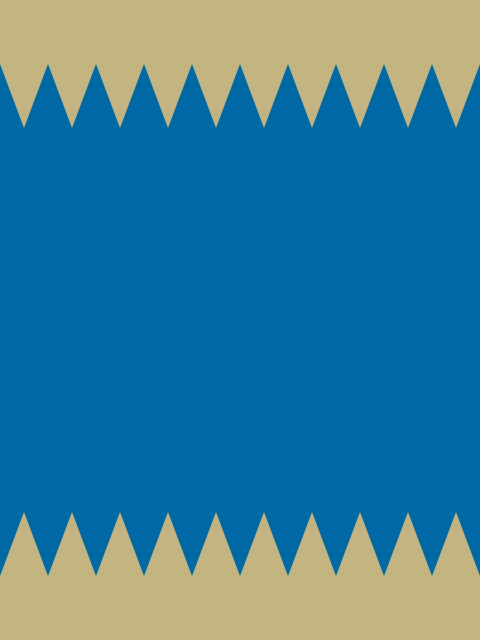
Frame 1 (no input)
Frame 2 (the mouse pressed at the canvas centre, redrawn once): identical to frame 1, image omitted

The Processing sketch that drew this single still picture (run headless with seeded random() and noise(); the mouse was pressed at the canvas centre and the sketch redrawn once):

// Processing sketch: jaws
// ── jaws.pde
// Manuale di Programmazione Cinematografica
// Daniele Olmisani, 2015

// Jaws

final color PAPER = color(0, 105, 165);
final color INK = color(195, 180, 130);

final float TEETH = 10;;

void setup() {
  
  size(480, 640);
  noLoop();
}

void draw() {
  
  background(PAPER);
  fill(INK);
  noStroke();

  scale(width/TEETH, height/TEETH);
  drawTeeth();
  
  resetMatrix();
  translate(0, height);
  scale(width/TEETH, -height/TEETH);
  drawTeeth();

  save("jaws.png");
}

void drawTeeth() {
  rect(0, 0, width/TEETH, 1);
  for(int i=0; i<TEETH; i++) {
     triangle(i, 1, i+1, 1, i+0.5, 2);
  }
}
